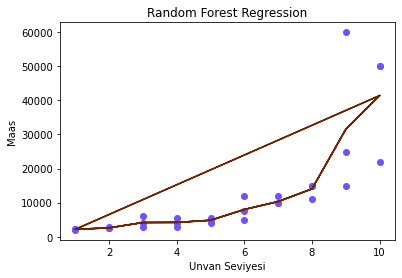

Here is the Python script that generated this plot:
import pandas as pd
import numpy as np
import matplotlib.pyplot as plt
import seaborn as sbn
import statsmodels.api as sm
from sklearn.svm import SVR
from sklearn.preprocessing import StandardScaler,PolynomialFeatures
from sklearn.linear_model import LinearRegression
from sklearn.tree import DecisionTreeRegressor
from sklearn.ensemble import RandomForestRegressor
from sklearn.metrics import r2_score


datas = pd.read_excel("maaslarNew.xlsx")
x = datas.iloc[:,2:3].values
y = datas.iloc[:,5:].values

lin_reg = LinearRegression()
lin_reg.fit(x,y)

plt.scatter(x,y,color="red")
plt.plot(x,lin_reg.predict(x),"b-*")
plt.xlabel("Unvan Seviyesi")
plt.ylabel("Maas")
plt.title("LinearRegression")
plt.show()
print(lin_reg.predict([[6.5]]),"\n",lin_reg.predict([[20]]))

model = sm.OLS(lin_reg.predict(x),x)
print("Linear Regression R2 Value:",r2_score(y,lin_reg.predict(x)))
print("Linear Regression OLS:",model.fit().summary())


poly_reg = PolynomialFeatures(degree=8)
x_poly = poly_reg.fit_transform(x, y)
lin_reg2 = LinearRegression()
lin_reg2.fit(x_poly,y)

plt.scatter(x,y,color="purple")
plt.plot(x,lin_reg2.predict(poly_reg.fit_transform(x)), "y-*")
plt.xlabel("Unvan Seviyesi")
plt.ylabel("Maas")
plt.title("PolynomialFeatures")
plt.show()
#print(lin_reg.predict(poly_reg.fit_transform([[6.5]])),"\n",lin_reg.predict(poly_reg.fit_transform([[20]])))
model2 = sm.OLS(y,lin_reg2.predict(poly_reg.fit_transform(x)))
print("Polynomial Regression R2 Value:",r2_score(y,lin_reg2.predict(poly_reg.fit_transform(x))))
print("Polynomial Regression OLS:",model2.fit().summary())


sc_x = StandardScaler()
x_scaler = sc_x.fit_transform(x)
sc_y = StandardScaler()
y_scaler = sc_y.fit_transform(y)
svr_reg = SVR(kernel = "rbf")
svr_reg.fit(x_scaler, y_scaler) 

plt.scatter(x_scaler, y_scaler, color="black")
plt.plot(x_scaler,svr_reg.predict(x_scaler), "g-*")
plt.xlabel("Unvan Seviyesi")
plt.ylabel("Maas")
plt.title("Support Vector Regression (SVR)")
plt.show()
py_pred = sc_y.inverse_transform(svr_reg.predict(sc_x.transform(np.array([[6.5]]))))
py_pred2 = sc_y.inverse_transform(svr_reg.predict(sc_x.transform(np.array([[20]]))))
#py_pred3 = sc2.inverse_transform(svr_reg.predict(sc1.transform(np.array([[5.5]]))))

print(py_pred,"\n",py_pred2)
model3 = sm.OLS(y,svr_reg.predict(x_scaler))
print("Support Vector Regression (SVR) R2 Value:",r2_score(y_scaler,svr_reg.predict(x_scaler)))  
print("Support Vector Regression OLS:",model3.fit().summary())

dt_reg = DecisionTreeRegressor()
dt_reg.fit(x, y)

plt.scatter(x, y, color="#B388A0")
plt.plot(x,dt_reg.predict(x), color="#70FFFF")
plt.xlabel("Unvan Seviyesi")
plt.ylabel("Maas")
plt.title("Decision Tree Regression")
plt.show()

model4 = sm.OLS(y,dt_reg.predict(x))
print("Decision Tree Regression R2 Value:",r2_score(y,dt_reg.predict(x)))
print("Decision Tree Regression OLS:",model4.fit().summary())

rf_reg = RandomForestRegressor()
rf_reg.fit(x,y)

plt.scatter(x, y, color="#7051FF")
plt.plot(x,rf_reg.predict(x), color="#702400")
plt.xlabel("Unvan Seviyesi")
plt.ylabel("Maas")
plt.title("Random Forest Regression")
plt.show()

model5 = sm.OLS(y,rf_reg.predict(x))
print("Random Forest Regression R2 Value:",r2_score(y, rf_reg.predict(x))) 
print("Random Forest Regression OLS:",model5.fit().summary())


'''
3 parametreli olarak

linear
R-squared (uncentered):                   0.970
Polynomial Regression
R-squared (uncentered):                   0.858 (degree=4 olduğunda 1.000) 
Support Vector Regression (SVR)
R-squared (uncentered):                   0.124
Decision Tree Regression
R-squared (uncentered):                   1.000
Random Forest Regression
R-squared (uncentered):                   0.962

1 parametreli olarak
linear
R-squared (uncentered):                   0.943
Polynomial Regression
R-squared (uncentered):                   0.851
Support Vector Regression (SVR)
R-squared (uncentered):                   0.2554
Decision Tree Regression
R-squared (uncentered):                   0.851
Random Forest Regression
R-squared (uncentered):                   0.850

'''
